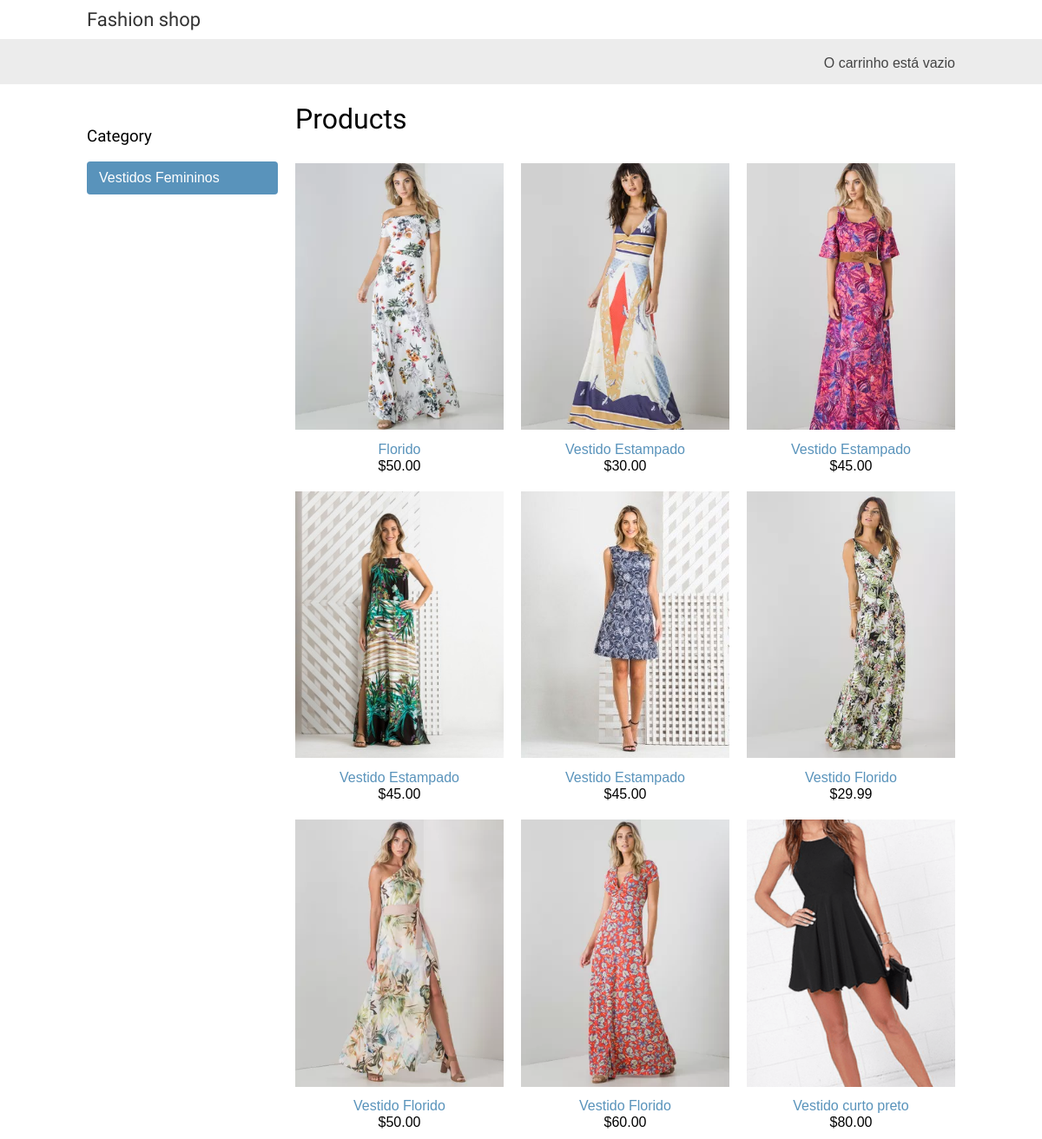
The app's page /feminino/, older data.
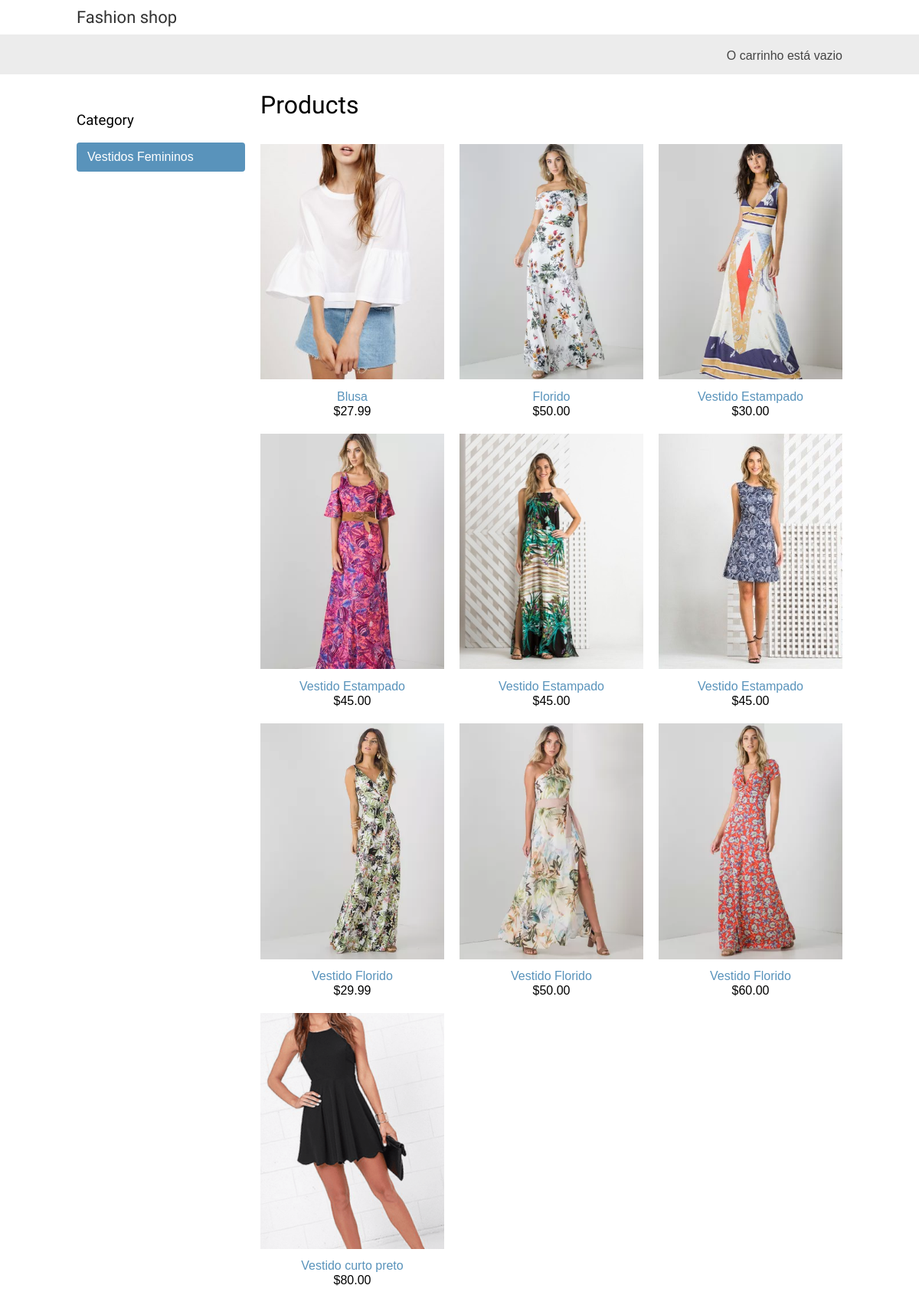
The same page, newer data.
### shop/models.py (models this page shows, shortened)
class Product(models.Model):
	category = models.ForeignKey(Category, related_name = 'products')
	name = models.CharField(max_length=200, db_index=True)
	slug = models.SlugField(max_length=200, db_index=True)
	image = models.ImageField(upload_to='products/%y/%m/%d', blank=True)
	description = models.TextField(blank=True)
	price = models.DecimalField(max_digits=10, decimal_places=2)
	stock = models.PositiveIntegerField()
	avaliable = models.BooleanField()
	created = models.DateTimeField(auto_now_add=True)
	updated = models.DateTimeField(auto_now_add=True)
	class Meta:
		ordering = ('name', )
		index_together = (('id', 'slug'))
	def get_absolute_url(self):
		return reverse('shop:product_detail', args=[self.id, self.slug])

### shop/views.py (the view)
# urls.py: url(r'^feminino/$', views.female_product_list, name='female_product_list'),
def female_product_list(request):
	femininos = Product.objects.filter(slug="feminino")
	context = {'femininos' : femininos }
	return render(request, 'shop/product/femininos.html', context)

### cart/cart.py (called while the page is built)
    def __len__(self):
        return sum(item['quantity'] for item in self.cart.values())

### cart/context_processors.py (called while the page is built)
def cart(request):
    return {'cart': Cart(request) }

### shop/templates/shop/product/femininos.html (shortened to what this page needs)
{% extends 'shop/base.html' %}
{% load static %}
{% block content %}
	<div id='sidebar'>
		<h3>Category</h3>
		<ul>
			<li {% if not category %}class="selected"{% endif %}>
				<a href="{% url "shop:product_list" %}">Vestidos Femininos</a>
			</li>
		</ul>
	</div>
	<div id='main' class='product-list'>
		<h1>{% if category %} {{ category.name }} {% else %}Products{% endif %} </h1>
		{% for product in femininos %}
			<div class='item'>
				<a href="{{ product.get_absolute_url }}">
				<img src="{% if product.image %}{{ product.image.url }}{%else %}{% static "img/no_image.png" %}{% endif %}">
				</a>
				<a href="{{ product.get_absolute_url }}">{{ product.name }}</a> <br>
				${{ product.price }}
			</div>
			{% endfor %}
		</div>
		{% endblock %}

Row changes from the older to the newer data that the page shows:
added Product: image (picture), name "Blusa", price "27.99"
